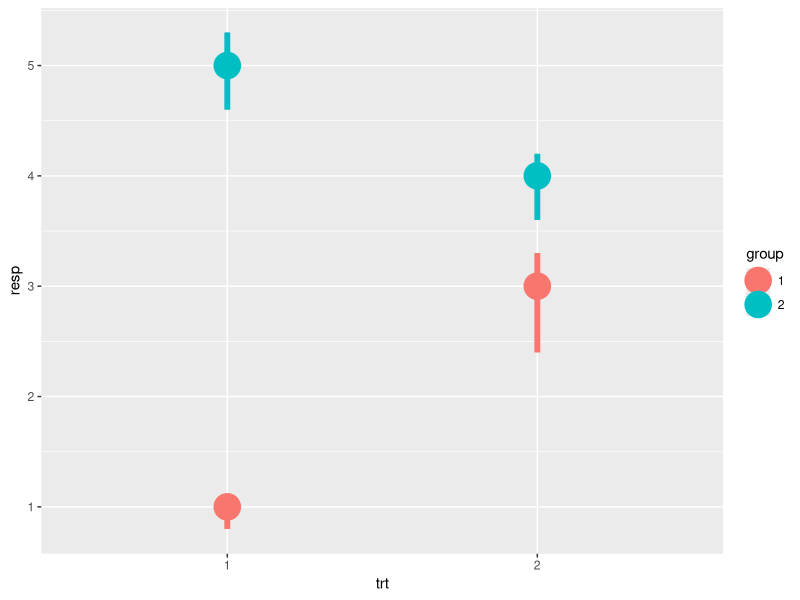
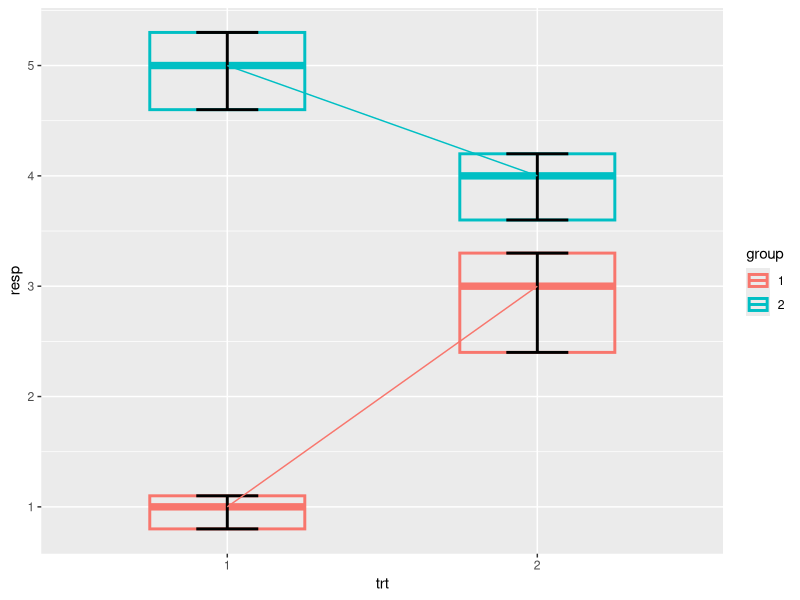
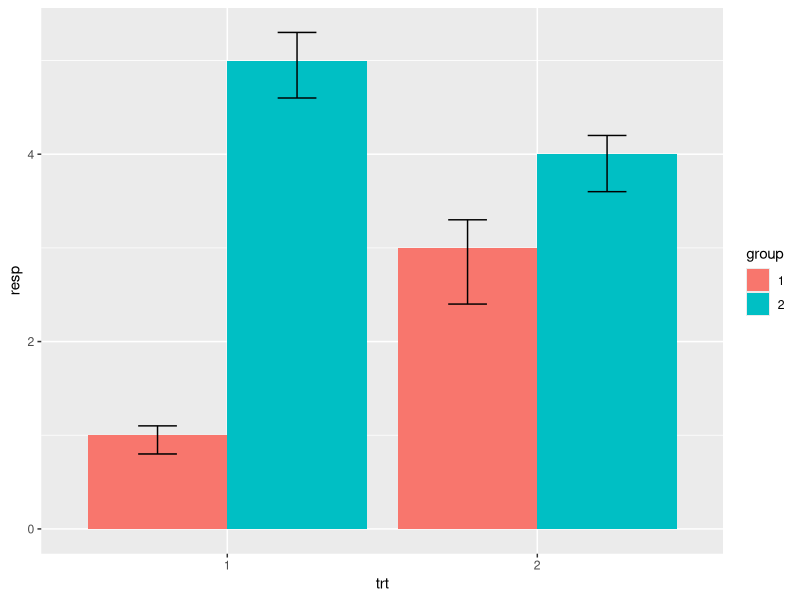

The R script that drew these images, in order:
## ---- chunk 1
knitr::opts_chunk$set(echo = TRUE)
## ---- chunk 2
library(ggplot2)
## ---- chunk 3
df <- data.frame(
  trt = factor(c(1, 1, 2, 2)),
  resp = c(1, 5, 3, 4),
  group = factor(c(1, 2, 1, 2)),
  upper = c(1.1, 5.3, 3.3, 4.2),
  lower = c(0.8, 4.6, 2.4, 3.6)
)

p <- ggplot(df, aes(trt, resp, colour = group))
p + geom_linerange(aes(ymin = lower, ymax = upper),size = 2) + 
  geom_pointrange(aes(ymin = lower, ymax = upper),size = 2) 


p + geom_crossbar(aes(ymin = lower, ymax = upper), width = 0.5,size = 1,alpha = 0.1) + 
  geom_errorbar(aes(ymin = lower, ymax = upper), width = 0.2,color = "black",size = 1) +
  geom_line(aes(group = group))


p2 <- ggplot(df, aes(trt, resp, fill = group))
dodge <- position_dodge(width=0.9)
p2 +
  geom_bar(position = dodge, stat = "identity") +
  geom_errorbar(aes(ymin = lower, ymax = upper), position = dodge, width = 0.25)
